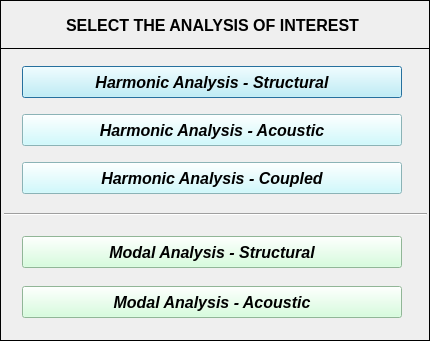
<?xml version="1.0" encoding="UTF-8"?>
<ui version="4.0">
 <class>Dialog</class>
 <widget class="QDialog" name="Dialog">
  <property name="windowModality">
   <enum>Qt::NonModal</enum>
  </property>
  <property name="geometry">
   <rect>
    <x>0</x>
    <y>0</y>
    <width>430</width>
    <height>341</height>
   </rect>
  </property>
  <property name="sizePolicy">
   <sizepolicy hsizetype="Fixed" vsizetype="Fixed">
    <horstretch>0</horstretch>
    <verstretch>0</verstretch>
   </sizepolicy>
  </property>
  <property name="minimumSize">
   <size>
    <width>430</width>
    <height>341</height>
   </size>
  </property>
  <property name="maximumSize">
   <size>
    <width>430</width>
    <height>341</height>
   </size>
  </property>
  <property name="contextMenuPolicy">
   <enum>Qt::DefaultContextMenu</enum>
  </property>
  <property name="windowTitle">
   <string>Select Analysis Type </string>
  </property>
  <property name="windowIcon">
   <iconset>
    <normaloff>../../../../../../Downloads/load - Copia.png</normaloff>../../../../../../Downloads/load - Copia.png</iconset>
  </property>
  <property name="whatsThis">
   <string/>
  </property>
  <widget class="QFrame" name="frame_2">
   <property name="geometry">
    <rect>
     <x>0</x>
     <y>48</y>
     <width>430</width>
     <height>293</height>
    </rect>
   </property>
   <property name="frameShape">
    <enum>QFrame::Box</enum>
   </property>
   <property name="frameShadow">
    <enum>QFrame::Plain</enum>
   </property>
   <widget class="QPushButton" name="pushButton_harmonic_structural">
    <property name="geometry">
     <rect>
      <x>22</x>
      <y>18</y>
      <width>380</width>
      <height>32</height>
     </rect>
    </property>
    <property name="minimumSize">
     <size>
      <width>0</width>
      <height>28</height>
     </size>
    </property>
    <property name="font">
     <font>
      <family>Arial</family>
      <pointsize>12</pointsize>
      <weight>75</weight>
      <italic>true</italic>
      <bold>true</bold>
     </font>
    </property>
    <property name="styleSheet">
     <string notr="true">background-color: rgb(194, 250, 255);</string>
    </property>
    <property name="text">
     <string>Harmonic Analysis - Structural</string>
    </property>
    <property name="icon">
     <iconset>
      <activeon>../../../../../../Downloads/load.png</activeon>
     </iconset>
    </property>
    <property name="shortcut">
     <string/>
    </property>
    <property name="autoDefault">
     <bool>true</bool>
    </property>
    <property name="default">
     <bool>false</bool>
    </property>
    <property name="flat">
     <bool>false</bool>
    </property>
   </widget>
   <widget class="QPushButton" name="pushButton_harmonic_acoustic">
    <property name="geometry">
     <rect>
      <x>22</x>
      <y>66</y>
      <width>380</width>
      <height>32</height>
     </rect>
    </property>
    <property name="minimumSize">
     <size>
      <width>0</width>
      <height>28</height>
     </size>
    </property>
    <property name="font">
     <font>
      <family>Arial</family>
      <pointsize>12</pointsize>
      <weight>75</weight>
      <italic>true</italic>
      <bold>true</bold>
     </font>
    </property>
    <property name="styleSheet">
     <string notr="true">background-color: rgb(194, 250, 255);</string>
    </property>
    <property name="text">
     <string>Harmonic Analysis - Acoustic</string>
    </property>
   </widget>
   <widget class="QPushButton" name="pushButton_harmonic_coupled">
    <property name="geometry">
     <rect>
      <x>22</x>
      <y>114</y>
      <width>380</width>
      <height>32</height>
     </rect>
    </property>
    <property name="minimumSize">
     <size>
      <width>0</width>
      <height>28</height>
     </size>
    </property>
    <property name="font">
     <font>
      <family>Arial</family>
      <pointsize>12</pointsize>
      <weight>75</weight>
      <italic>true</italic>
      <bold>true</bold>
     </font>
    </property>
    <property name="styleSheet">
     <string notr="true">background-color: rgb(194, 250, 255);</string>
    </property>
    <property name="text">
     <string>Harmonic Analysis - Coupled</string>
    </property>
   </widget>
   <widget class="QPushButton" name="pushButton_modal_structural">
    <property name="geometry">
     <rect>
      <x>22</x>
      <y>188</y>
      <width>380</width>
      <height>32</height>
     </rect>
    </property>
    <property name="minimumSize">
     <size>
      <width>0</width>
      <height>28</height>
     </size>
    </property>
    <property name="font">
     <font>
      <family>Arial</family>
      <pointsize>12</pointsize>
      <weight>75</weight>
      <italic>true</italic>
      <bold>true</bold>
     </font>
    </property>
    <property name="styleSheet">
     <string notr="true">background-color: rgb(203, 255, 212);</string>
    </property>
    <property name="text">
     <string>Modal Analysis - Structural</string>
    </property>
   </widget>
   <widget class="QPushButton" name="pushButton_modal_acoustic">
    <property name="geometry">
     <rect>
      <x>22</x>
      <y>238</y>
      <width>380</width>
      <height>32</height>
     </rect>
    </property>
    <property name="minimumSize">
     <size>
      <width>0</width>
      <height>28</height>
     </size>
    </property>
    <property name="font">
     <font>
      <family>Arial</family>
      <pointsize>12</pointsize>
      <weight>75</weight>
      <italic>true</italic>
      <bold>true</bold>
     </font>
    </property>
    <property name="styleSheet">
     <string notr="true">background-color: rgb(203, 255, 212);</string>
    </property>
    <property name="text">
     <string>Modal Analysis - Acoustic</string>
    </property>
   </widget>
   <widget class="Line" name="line">
    <property name="geometry">
     <rect>
      <x>4</x>
      <y>158</y>
      <width>423</width>
      <height>16</height>
     </rect>
    </property>
    <property name="orientation">
     <enum>Qt::Horizontal</enum>
    </property>
   </widget>
  </widget>
  <widget class="QFrame" name="frame">
   <property name="geometry">
    <rect>
     <x>0</x>
     <y>0</y>
     <width>430</width>
     <height>49</height>
    </rect>
   </property>
   <property name="frameShape">
    <enum>QFrame::Box</enum>
   </property>
   <property name="frameShadow">
    <enum>QFrame::Plain</enum>
   </property>
   <property name="lineWidth">
    <number>1</number>
   </property>
   <widget class="QLabel" name="label">
    <property name="geometry">
     <rect>
      <x>14</x>
      <y>10</y>
      <width>397</width>
      <height>30</height>
     </rect>
    </property>
    <property name="font">
     <font>
      <family>Arial</family>
      <pointsize>12</pointsize>
      <weight>75</weight>
      <italic>false</italic>
      <bold>true</bold>
     </font>
    </property>
    <property name="text">
     <string>SELECT THE ANALYSIS OF INTEREST</string>
    </property>
    <property name="textFormat">
     <enum>Qt::AutoText</enum>
    </property>
    <property name="alignment">
     <set>Qt::AlignCenter</set>
    </property>
   </widget>
  </widget>
 </widget>
 <resources/>
 <connections/>
</ui>
